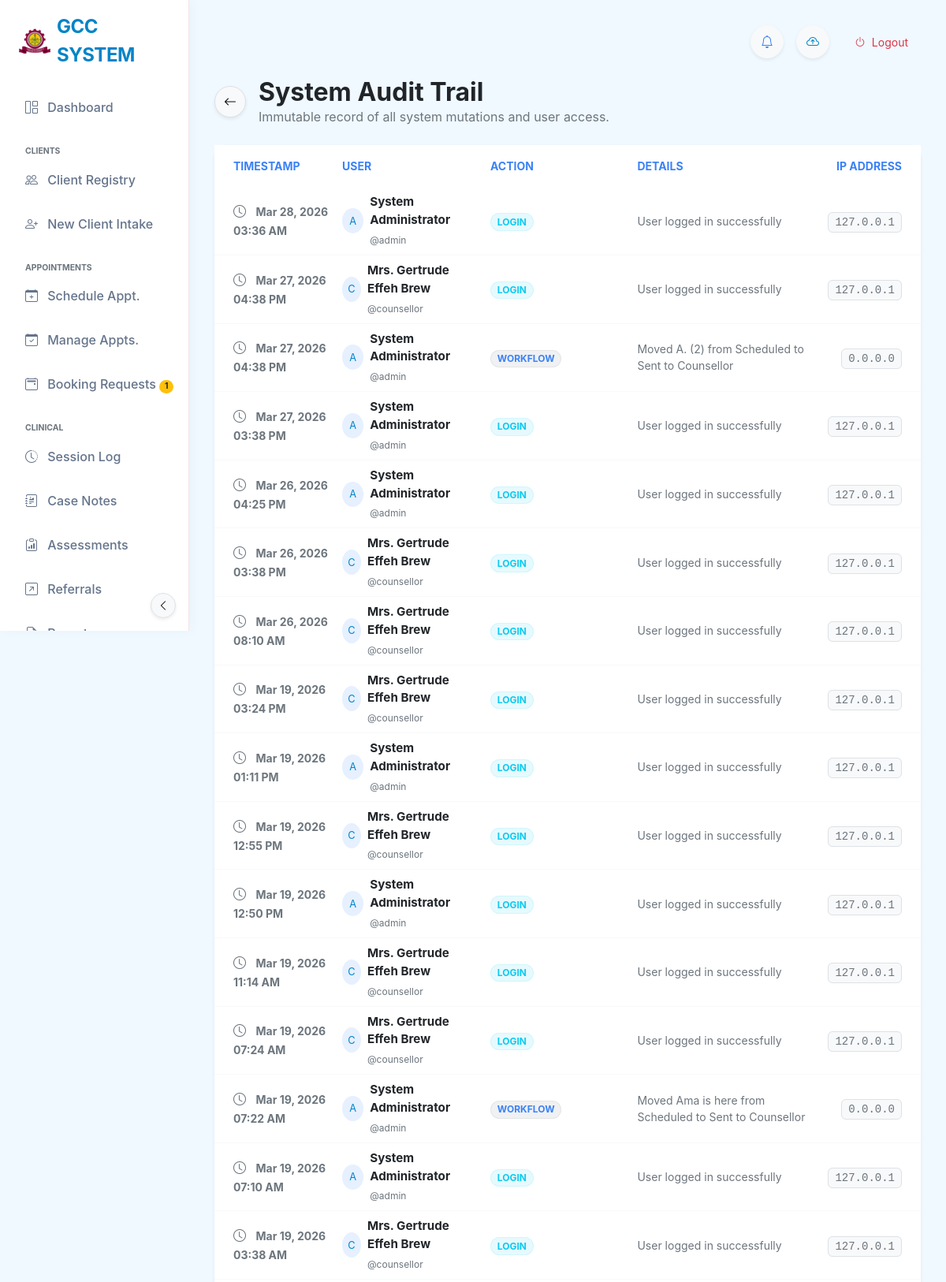
The app's page /audit_logs (signed in, upper part) with its own data.
### tables this page shows
CREATE TABLE app_settings (
            id INTEGER PRIMARY KEY AUTOINCREMENT,
            setting_name TEXT NOT NULL UNIQUE,
            setting_value TEXT
        , updated_at TIMESTAMP, global_id TEXT, last_synced_at TEXT, is_deleted BOOLEAN DEFAULT 0);

CREATE TABLE audit_logs (
            id INTEGER PRIMARY KEY AUTOINCREMENT,
            user_id INTEGER,
            action TEXT NOT NULL,
            details TEXT,
            ip_address TEXT,
            created_at TIMESTAMP DEFAULT CURRENT_TIMESTAMP,
            FOREIGN KEY (user_id) REFERENCES users(id)
        );

CREATE TABLE users (
            id INTEGER PRIMARY KEY AUTOINCREMENT,
            username TEXT NOT NULL UNIQUE,
            password_hash TEXT NOT NULL,
            full_name TEXT,
            role TEXT NOT NULL, -- 'Secretary', 'Counsellor', 'Admin'
            last_login TIMESTAMP,
            created_at TIMESTAMP DEFAULT CURRENT_TIMESTAMP
        , phone TEXT, email TEXT, profile_pic TEXT);

### app.py (the view)
@app.route('/audit_logs')
@login_required
def audit_logs():
    if session.get('role') != 'Admin':
        flash("Unauthorized access to audit trails.", "error")
        return redirect(url_for('dashboard'))
    try:
        conn = get_db_connection()
        logs = conn.execute('''
            SELECT al.created_at as timestamp, al.*, u.username, u.full_name
            FROM audit_logs al
            JOIN users u ON al.user_id = u.id
            ORDER BY al.created_at DESC LIMIT 100
        ''').fetchall()
        conn.close()
        return render_template('audit_logs.html', logs=logs)
    except Exception as e:
        flash(f"Error loading logs: {e}", "error")
        return redirect(url_for('dashboard'))
        return render_template('audit_logs.html', logs=logs)
    except Exception as e:
        flash(f"Error loading logs: {e}", "error")
        return redirect(url_for('dashboard'))

### templates/audit_logs.html (shortened to what this page needs)
{% extends "base_modern.html" %}
{% block content %}
<div class="row mb-4">
    <div class="col-12">
        <div class="d-flex align-items-center">
            <a href="javascript:history.back()" class="btn btn-light border rounded-circle shadow-sm me-3"
                style="width: 40px; height: 40px; display: flex; align-items: center; justify-content: center;">
                <i class="bi bi-arrow-left"></i>
            </a>
            <div>
                <h2 class="fw-bold mb-0 text-dark">System Audit Trail</h2>
                <p class="text-muted mb-0">Immutable record of all system mutations and user access.</p>
            </div>
        </div>
    </div>
</div>
<div class="card card-glass border-0 shadow-sm">
    <div class="card-body p-0">
        <div class="table-responsive">
            <table class="table table-hover align-middle mb-0">
                <thead class="bg-light bg-opacity-50">
                    <tr>
                        <th class="ps-4 border-bottom-0 py-3 text-secondary text-uppercase small fw-bold">Timestamp</th>
                        <th class="border-bottom-0 py-3 text-secondary text-uppercase small fw-bold">User</th>
                        <th class="border-bottom-0 py-3 text-secondary text-uppercase small fw-bold">Action</th>
                        <th class="border-bottom-0 py-3 text-secondary text-uppercase small fw-bold">Details</th>
                        <th class="pe-4 text-end border-bottom-0 py-3 text-secondary text-uppercase small fw-bold">IP
                            Address</th>
                    </tr>
                </thead>
                <tbody class="border-top-0">
                    {% for log in logs %}
                    <tr class="row-hover">
                        <td class="ps-4 border-bottom border-light">
                            <i class="bi bi-clock me-2 text-muted"></i>
                            <span class="text-muted small fw-bold">{{ log.timestamp|format_datetime }}</span>
                        </td>
                        <td class="border-bottom border-light">
                            <div class="d-flex align-items-center">
                                <div class="avatar-circle rounded-circle bg-primary bg-opacity-10 text-primary me-2 d-flex align-items-center justify-content-center"
                                    style="width: 32px; height: 32px; font-size: 0.8rem;">
                                    {{ log.username[0]|upper }}
                                </div>
                                <div>
                                    <div class="fw-bold text-dark" style="font-size: 0.95rem;">{{ log.full_name }}</div>
                                    <small class="text-muted" style="font-size: 0.75rem;">@{{ log.username }}</small>
                                </div>
                            </div>
                        </td>
                        <td class="border-bottom border-light">
                            <span
                                class="badge rounded-pill
                                {% if 'LOGIN' in log.action %}bg-info bg-opacity-10 text-info border border-info border-opacity-10
                                {% elif 'TRANSITION' in log.action %}bg-warning bg-opacity-10 text-warning border border-warning border-opacity-10
                                {% elif 'DELETE' in log.action or 'CRITICAL' in log.action %}bg-danger bg-opacity-10 text-danger border border-danger border-opacity-10
                                {% else %}bg-secondary bg-opacity-10 text-secondary border border-secondary border-opacity-10{% endif %}">
                                {{ log.action }}
                            </span>
                        </td>
                        <td class="border-bottom border-light text-muted small">{{ log.details }}</td>
                        <td class="pe-4 text-end border-bottom border-light">
                            <code
                                class="small text-muted bg-light px-2 py-1 rounded border">{{ log.ip_address or '0.0.0.0' }}</code>
                        </td>
                    </tr>
                    {% endfor %}
                </tbody>
            </table>
        </div>
    </div>
</div>
{% endblock %}

### templates/base_modern.html (shortened to what this page needs)
<!DOCTYPE html>
<html lang="en">
<head>
    <link href="{{ url_for('static', filename='css/bootstrap.min.css') }}" rel="stylesheet">
    <link rel="stylesheet" href="{{ url_for('static', filename='css/bootstrap-icons.css') }}">
    <link rel="stylesheet" href="{{ url_for('static', filename='css/modern_theme.css') }}?v=2.2">
</head>
<body data-theme="{{ settings.get('active_theme', 'default') }}">
    <nav class="sidebar-glass d-flex flex-column flex-shrink-0 p-3" id="sidebar">
        <div class="mb-4">
            <a href="/" class="d-flex align-items-center link-dark text-decoration-none logo-container ps-2">
                {% if settings.logo_url %}
                <img src="{{ settings.logo_url }}" class="me-2"
                    style="max-height: 40px; max-width: 40px; object-fit: contain;">
                {% else %}
                <div class="bg-gradient p-2 rounded-3 me-2" style="background: maroon; color: white;">
                    <i class="bi bi-heart-pulse-fill fs-4"></i>
                </div>
                {% endif %}
                <span class="fs-4 fw-bold sidebar-header-text" style="letter-spacing: -0.02em; color: var(--brand-primary);">{{ settings.get('system_name', 'USTED SYSTEM') }}</span>
            </a>
        </div>
        <ul class="nav nav-pills flex-column mb-auto">
            <li class="nav-item">
                <a href="{{ url_for('dashboard') }}"
                    class="nav-link {% if request.endpoint == 'dashboard' %}active{% endif %}" title="Dashboard"
                    data-bs-toggle="tooltip" data-bs-placement="right">
                    <i class="bi bi-grid-1x2 me-2"></i> <span>Dashboard</span>
                </a>
            </li>
            {% if session.get('role') in ['Secretary', 'Admin', 'Counsellor', 'Counselor'] %}
            <li class="mt-3 text-uppercase small text-muted fw-bold ps-3 mb-1 nav-category-header" style="font-size:0.65rem;">Clients</li>
            <li>
                <a href="{{ url_for('students') }}"
                    class="nav-link {% if 'student' in request.endpoint and 'intake' not in request.endpoint %}active{% endif %}"
                    title="Client Registry" data-bs-toggle="tooltip" data-bs-placement="right">
                    <i class="bi bi-people me-2"></i> <span>Client Registry</span>
                </a>
            </li>
            <li>
                <a href="{{ url_for('intake') }}"
                    class="nav-link {% if 'intake' in request.endpoint %}active{% endif %}" title="New Client Intake"
                    data-bs-toggle="tooltip" data-bs-placement="right">
                    <i class="bi bi-person-plus me-2"></i> <span>New Client Intake</span>
                </a>
            </li>
            <li class="mt-3 text-uppercase small text-muted fw-bold ps-3 mb-1 nav-category-header" style="font-size:0.65rem;">Appointments</li>
            <li>
                <a href="{{ url_for('appointment') }}"
                    class="nav-link {% if request.endpoint == 'appointment' %}active{% endif %}"
                    title="Schedule Appointment" data-bs-toggle="tooltip" data-bs-placement="right">
                    <i class="bi bi-calendar-plus me-2"></i> <span>Schedule Appt.</span>
                </a>
            </li>
            <li>
                <a href="{{ url_for('manage_appointments') }}"
                    class="nav-link {% if 'manage_appointments' in request.endpoint %}active{% endif %}"
                    title="Manage Appointments" data-bs-toggle="tooltip" data-bs-placement="right">
                    <i class="bi bi-calendar-check me-2"></i> <span>Manage Appts.</span>
                </a>
            </li>
            <li>
                <a href="/admin/bookings"
                    class="nav-link {% if 'bookings' in request.endpoint %}active{% endif %}" title="Booking Requests"
                    data-bs-toggle="tooltip" data-bs-placement="right">
                    <i class="bi bi-calendar2-event me-2"></i>
                    <span>Booking Requests</span>
                    {% if latest_booking_count and latest_booking_count > 0 %}
                    <span class="badge rounded-pill bg-warning text-dark ms-auto" style="font-size:0.65rem;">{{ latest_booking_count }}</span>
                    {% endif %}
                </a>
            </li>
            {% endif %}
            {% if (session.get('role') or '')|trim in ['Counsellor', 'Counselor', 'Admin'] %}
            <li class="mt-3 text-uppercase small text-muted fw-bold ps-3 mb-1 nav-category-header" style="font-size:0.65rem;">Clinical</li>
            <li>
                <a href="{{ url_for('sessions_list') }}"
                    class="nav-link {% if 'session' in request.endpoint and 'case' not in request.endpoint %}active{% endif %}"
                    title="Session Log" data-bs-toggle="tooltip" data-bs-placement="right">
                    <i class="bi bi-clock-history me-2"></i> <span>Session Log</span>
                </a>
            </li>
            <li>
                <a href="{{ url_for('case_notes_list') }}"
                    class="nav-link {% if 'case_notes' in request.endpoint %}active{% endif %}" title="Case Notes"
                    data-bs-toggle="tooltip" data-bs-placement="right">
                    <i class="bi bi-journal-richtext me-2"></i> <span>Case Notes</span>
                </a>
            </li>
            <li>
                <a href="{{ url_for('dass21_list') }}"
                    class="nav-link {% if 'dass21' in request.endpoint %}active{% endif %}" title="Assessments"
                    data-bs-toggle="tooltip" data-bs-placement="right">
                    <i class="bi bi-clipboard-data me-2"></i> <span>Assessments</span>
                </a>
            </li>
            <li>
                <a href="{{ url_for('all_referrals') }}"
                    class="nav-link {% if 'referral' in request.endpoint %}active{% endif %}" title="Referrals"
                    data-bs-toggle="tooltip" data-bs-placement="right">
                    <i class="bi bi-arrow-up-right-square me-2"></i> <span>Referrals</span>
                </a>
            </li>
            <li>
                <a href="{{ url_for('reports_list') }}"
                    class="nav-link {% if 'report' in request.endpoint %}active{% endif %}" title="Reports"
                    data-bs-toggle="tooltip" data-bs-placement="right">
                    <i class="bi bi-file-earmark-bar-graph me-2"></i> <span>Reports</span>
                </a>
            </li>
            {% endif %}
        </ul>
                    {% set role_labels = {'Secretary': 'Desk Administrator', 'Admin': 'System Administrator', 'Counsellor': 'Counsellor', 'Counselor': 'Counsellor'} %}
                    {% set display_name = session.get('full_name', 'User') %}
                    {% if display_name.strip().lower() in ['secretary', 'admin', 'counsellor', 'counselor'] %}
                        {% set display_name = role_labels.get(session.get('role'), display_name) %}
                    {% endif %}
        <button
            class="btn btn-sm btn-light border position-absolute bottom-0 end-0 m-3 rounded-circle shadow-sm d-none d-md-flex align-items-center justify-content-center"
            id="sidebarToggle" style="width: 32px; height: 32px; z-index: 1050;">
            <i class="bi bi-chevron-left"></i>
        </button>
    </nav>
    <main class="main-content">
        <div class="d-flex justify-content-between align-items-center mb-4 gap-3">
            <div class="d-flex align-items-center gap-3">
                <div class="dropdown">
                    <button class="btn btn-light rounded-circle position-relative shadow-sm" type="button"
                        id="notifDropdown" data-bs-toggle="dropdown" aria-expanded="false"
                        style="width: 42px; height: 42px;">
                        <i class="bi bi-bell text-secondary"></i>
                    </button>
                </div>
                <button id="manualSyncBtn" class="btn btn-light rounded-circle shadow-sm" title="Sync with Cloud"
                        style="width: 42px; height: 42px;" onclick="triggerManualSync()">
                    <i class="bi bi-cloud-arrow-up text-primary"></i>
                </button>
                <a href="{{ url_for('logout') }}" class="btn btn-outline-danger border-0 btn-sm rounded-pill px-3">
                    <i class="bi bi-power me-1"></i> Logout
                </a>
            </div>
        </div>
        {% block content %}{% endblock %}
    </main>
</body>
</html>

### records on screen
app_settings: logo_url (picture)
app_settings: get "GCC SYSTEM"
audit_logs: timestamp "Mar 28, 2026 03:36 AM", username "A", full_name "System Administrator", username "admin", action "LOGIN", details "User logged in successfully", ip_address "127.0.0.1"
audit_logs: timestamp "Mar 27, 2026 04:38 PM", username "C", full_name "Mrs. Gertrude Effeh Brew", username "counsellor", action "LOGIN", details "User logged in successfully", ip_address "127.0.0.1"
audit_logs: timestamp "Mar 27, 2026 04:38 PM", username "A", full_name "System Administrator", username "admin", action "WORKFLOW", details "Moved A. (2) from Scheduled to Sent to Counsellor", ip_address "0.0.0.0"
audit_logs: timestamp "Mar 27, 2026 03:38 PM", username "A", full_name "System Administrator", username "admin", action "LOGIN", details "User logged in successfully", ip_address "127.0.0.1"
audit_logs: timestamp "Mar 26, 2026 04:25 PM", username "A", full_name "System Administrator", username "admin", action "LOGIN", details "User logged in successfully", ip_address "127.0.0.1"
audit_logs: timestamp "Mar 26, 2026 03:38 PM", username "C", full_name "Mrs. Gertrude Effeh Brew", username "counsellor", action "LOGIN", details "User logged in successfully", ip_address "127.0.0.1"
audit_logs: timestamp "Mar 26, 2026 08:10 AM", username "C", full_name "Mrs. Gertrude Effeh Brew", username "counsellor", action "LOGIN", details "User logged in successfully", ip_address "127.0.0.1"
audit_logs: timestamp "Mar 19, 2026 03:24 PM", username "C", full_name "Mrs. Gertrude Effeh Brew", username "counsellor", action "LOGIN", details "User logged in successfully", ip_address "127.0.0.1"
audit_logs: timestamp "Mar 19, 2026 01:11 PM", username "A", full_name "System Administrator", username "admin", action "LOGIN", details "User logged in successfully", ip_address "127.0.0.1"
audit_logs: timestamp "Mar 19, 2026 12:55 PM", username "C", full_name "Mrs. Gertrude Effeh Brew", username "counsellor", action "LOGIN", details "User logged in successfully", ip_address "127.0.0.1"
audit_logs: timestamp "Mar 19, 2026 12:50 PM", username "A", full_name "System Administrator", username "admin", action "LOGIN", details "User logged in successfully", ip_address "127.0.0.1"
audit_logs: timestamp "Mar 19, 2026 11:14 AM", username "C", full_name "Mrs. Gertrude Effeh Brew", username "counsellor", action "LOGIN", details "User logged in successfully", ip_address "127.0.0.1"
audit_logs: timestamp "Mar 19, 2026 07:24 AM", username "C", full_name "Mrs. Gertrude Effeh Brew", username "counsellor", action "LOGIN", details "User logged in successfully", ip_address "127.0.0.1"
audit_logs: timestamp "Mar 19, 2026 07:22 AM", username "A", full_name "System Administrator", username "admin", action "WORKFLOW", details "Moved Ama is here from Scheduled to Sent to Counsellor", ip_address "0.0.0.0"
audit_logs: timestamp "Mar 19, 2026 07:10 AM", username "A", full_name "System Administrator", username "admin", action "LOGIN", details "User logged in successfully", ip_address "127.0.0.1"
audit_logs: timestamp "Mar 19, 2026 03:38 AM", username "C", full_name "Mrs. Gertrude Effeh Brew", username "counsellor", action "LOGIN", details "User logged in successfully", ip_address "127.0.0.1"

### other values on screen
{{ latest_booking_count }} "1"
